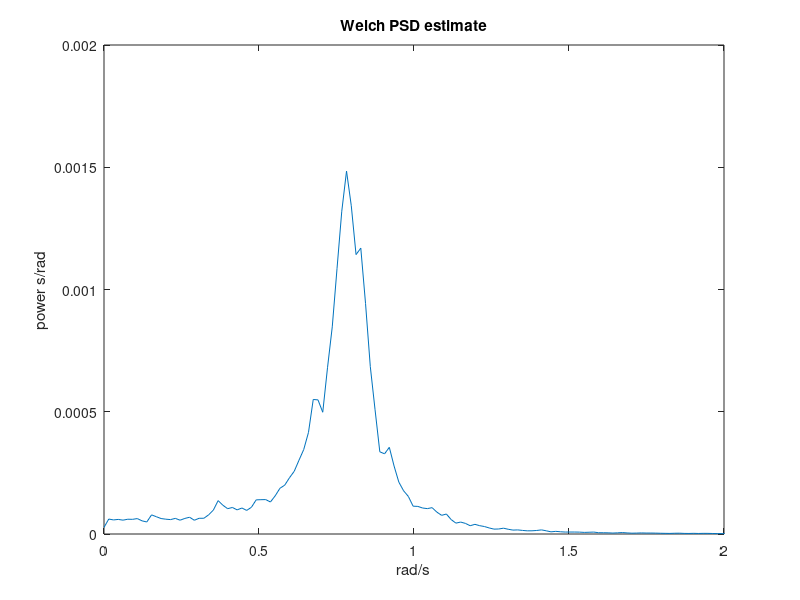
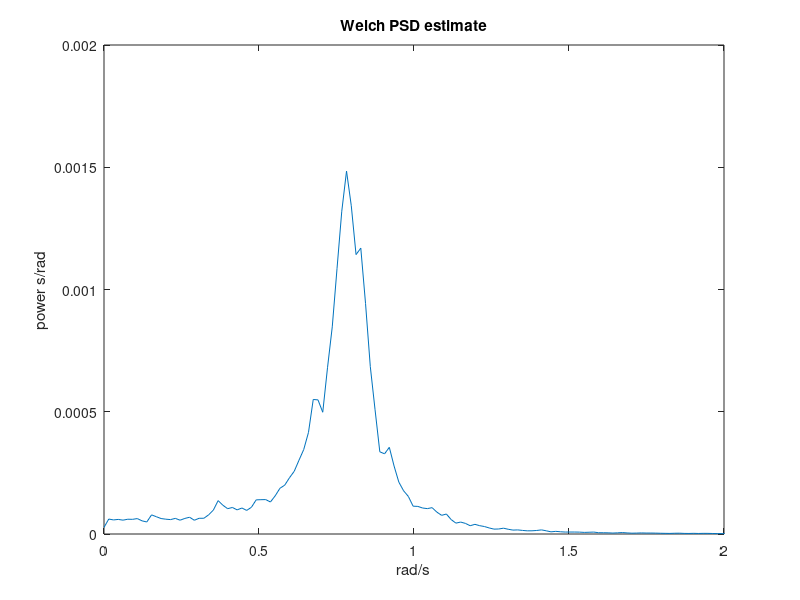
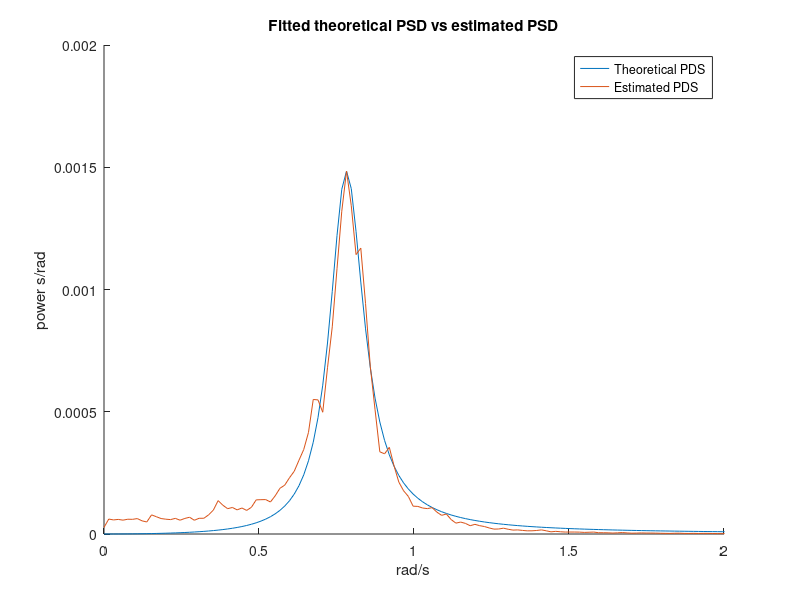

Reproduce these figures in MATLAB, in order.
load('wave.mat');
window = 4096;
fs = 10;
[pxx,f] = pwelch(psi_w(2,:).*pi./180,window, [], [],fs);
fig1 = figure();
plot(2.*pi.*f, pxx./2./pi);
title('Welch PSD estimate');
ylabel('power s/rad');
xlabel('rad/s');
xlim([0 2]);
saveas(fig1,'../figures/2a-welchPSDestimate.fig')

sigma_squared = max(pxx)/2/pi;
omega_zero = 1;
for i = 1:length(pxx)
    if(pxx(i) == sigma_squared*2*pi);
        omega_zero = f(i)*2*pi;
    end
end
lambda = 1;
P_psi_omega = @(lambda,w_in) 4.*lambda^2.*omega_zero^2.*sigma_squared.*w_in.^2./(w_in.^4 +(4.*lambda^2-2).*omega_zero^2*w_in.^2+omega_zero^4);
w = f.*2.*pi;

lambda = lsqcurvefit(P_psi_omega, lambda, w, pxx./2./pi);

fig2 = figure();
hold on;
plot(w, P_psi_omega(lambda, w));
plot(w, pxx./2./pi);
legend('Theoretical PDS', 'Estimated PDS');
title('Fitted theoretical PSD vs estimated PSD');
ylabel('power s/rad');
xlabel('rad/s');
xlim([0 2])
saveas(fig1,'../figures/2d-fitted_theoretical_PSD_vs_estimated_PSD')